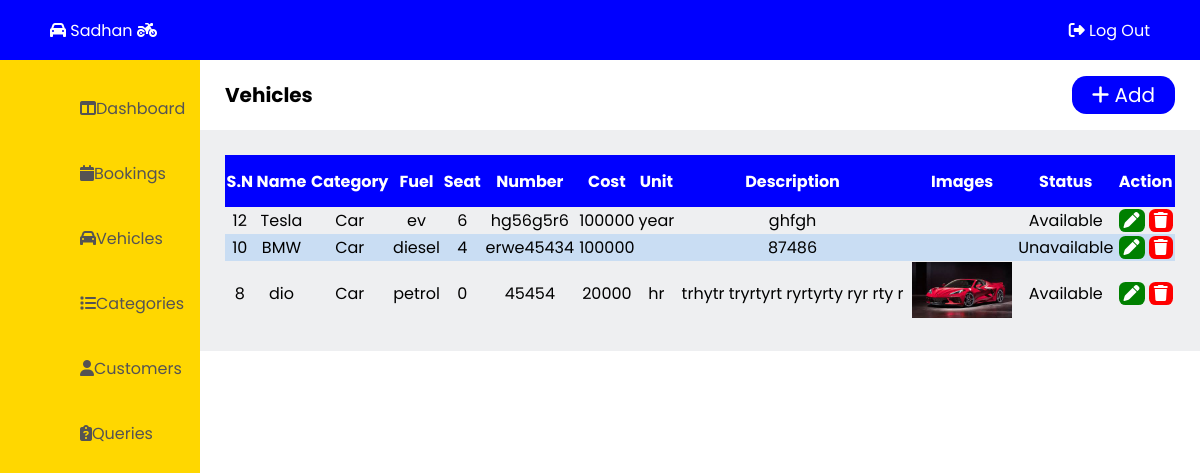
/admin/vehicles.php, run on the app's committed database.
### tables this page shows
CREATE TABLE `vehicles` (
  `v_id` int(11) NOT NULL,
  `v_name` varchar(50) NOT NULL,
  `v_type` varchar(50) NOT NULL,
  `v_fuel` varchar(20) NOT NULL,
  `v_seat` int(100) NOT NULL,
  `v_number` varchar(30) DEFAULT NULL,
  `v_cost` int(20) NOT NULL,
  `v_cunit` varchar(50) NOT NULL,
  `v_image1` varchar(500) NOT NULL,
  `v_image2` varchar(500) NOT NULL,
  `v_image3` varchar(500) NOT NULL,
  `v_description` varchar(200) NOT NULL,
  `v_status` varchar(20) NOT NULL
);

### admin/vehicles.php (the view, shortened to what this page needs)
<!DOCTYPE html>
<html lang="en">
<head>
  <link rel="stylesheet" href="admin-css\admin-style.css"/>
</head>
<body>
  <?php
    include "admin-container\admin-header.php";
  ?>
  <?php
    include "admin-container\admin-leftbar.php";
  ?>
  <main class="main">
    <section class="title">
      <p>Vehicles</p>
      <div class="add-btn">
        <a href="add-vehicles.php"><i class="fa-solid fa-plus"></i> Add</a>
      </div>
    </section>
    <div class="vehicle-table">
      <table>
        <tr>
          <th>S.N</th>
          <th>Name</th>
          <th>Category</th>
          <th>Fuel</th>
          <th>Seat</th>
          <th>Number</th>
          <th>Cost</th>
          <th>Unit</th>
          <th>Description</th>
          <th>Images</th>
          <th>Status</th>
          <th>Action</th>
        </tr>
<?php
    $qry = "SELECT * FROM vehicles ORDER BY v_id DESC";
    include 'admin-container/db_connection.php';
    $result = mysqli_query($con, $qry);
?>
        <?php while($row = mysqli_fetch_assoc($result)){  ?>
          <tr>
            <td><?php echo $row['v_id'];?></td>
            <td><?php echo $row['v_name'];?></td>
            <td><?php echo $row['v_type'];?></td>
            <td><?php echo $row['v_fuel'];?></td>
            <td><?php echo $row['v_seat'];?></td>
            <td><?php echo $row['v_number'];?></td>
            <td><?php echo $row['v_cost'];?></td>
            <td><?php echo $row['v_cunit'];?></td>
            <td><?php echo $row['v_description'];?></td>
            <td><img src="../images/<?php echo $row['v_image1'];?>" alt="" style="width:100px"></td>
            <td><?php echo $row['v_status'];?></td>
            <td>
              <a href="edit-vehicle.php?v_id=<?php echo $row['v_id'];?>" class="confirm"><i class="fa-solid fa-pen"></i></a>
              <a href="vehicles.php?v_id=<?php echo $row['v_id'];?>" name="delete" class="delete" onclick="return confirm('Are you sure to delete?')"><i class="fa-solid fa-trash"></i></a>
            </td>
          </tr>
        <?php } ?>
      </table>
    </div>
  </main>
</body>
</html>

### admin/admin-css/admin-style.css (style rules this page uses)
body { list-style: none; text-decoration: none; margin: 0; padding: 0; height: 100vh; display: grid; grid-template-columns: 200px 1fr; grid-template-rows: 60px 1fr; font-family: 'Poppins', sans-serif; }
.title { padding-left: 25px; padding-right: 25px; font-size: 20px; display: flex; align-items: center; }
.title p { font-weight: bold; }
.title a { text-decoration: none; color: rgb(255, 255, 255); background-color: blue; padding: 5px 20px; border-radius: 0.9rem; justify-content: space-between; }
.add-btn { position: absolute; right: 0; padding-right: 25px; }
.booking-table, .vehicle-table, .customer-table, .category-table, .query-table { padding: 25px; background-color: #eeeff1; }
table { width: 100%; border-collapse: collapse; }
th { height: 50px; background-color: blue; color: white; }
td { text-align: center; }
td a { text-decoration: none; color: rgb(255, 255, 255); padding-left: 5px; padding-right: 5px; border-radius: 0.4rem; }
.confirm, .edit { background-color: green; }
.cancel, .delete { background-color: red; }
tr:nth-child(odd) { background-color: rgba(0, 119, 255, 0.158); }

### data on the page
vehicles: v_id "12", v_name "Tesla", v_type "Car", v_fuel "ev", v_seat "6", v_number "hg56g5r6", v_cost "100000", v_cunit "year", v_description "ghfgh", v_status "Available"
vehicles: v_id "10", v_name "BMW", v_type "Car", v_fuel "diesel", v_seat "4", v_number "erwe45434", v_cost "100000", v_description "87486", v_status "Unavailable"
vehicles: v_id "8", v_name "dio", v_type "Car", v_fuel "petrol", v_seat "0", v_number "45454", v_cost "20000", v_cunit "hr", v_description "trhytr tryrtyrt ryrtyrty ryr rty r", v_image1 (picture), v_status "Available"
